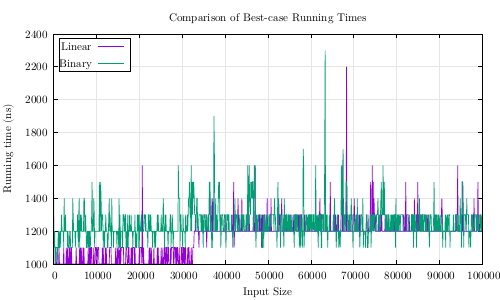

gnuplot code for this plot:
# plotAll.plt: script to plot and compare all the sorting algorithms:

set terminal pdfcairo enhanced color notransparent font "Latin Modern Math"
set output "plotAllSearch.pdf"

set style line 6 lc rgb "#e6e6e6"
set xlabel "Input Size"
set ylabel "Running time (ns)" offset -0.5
set grid xtics ytics back ls 6

set key box top left spacing 1.5

set title "Comparison of Best-case Running Times"
plot "dataLSearch.txt" using 1:2 with lines ls 1 title "Linear", \
     "dataBSearch.txt" using 1:2 with lines ls 2 title "Binary"

set title "Comparison of Worst-case Running Times"
plot "dataLSearch.txt" using 1:3 with lines ls 1 title "Linear", \
     "dataBSearch.txt" using 1:3 with lines ls 2 title "Binary"

set title "Comparison of Average-case Running Times"
plot "dataLSearch.txt" using 1:4 with lines ls 1 title "Linear", \
     "dataBSearch.txt" using 1:4 with lines ls 2 title "Binary"

set output
